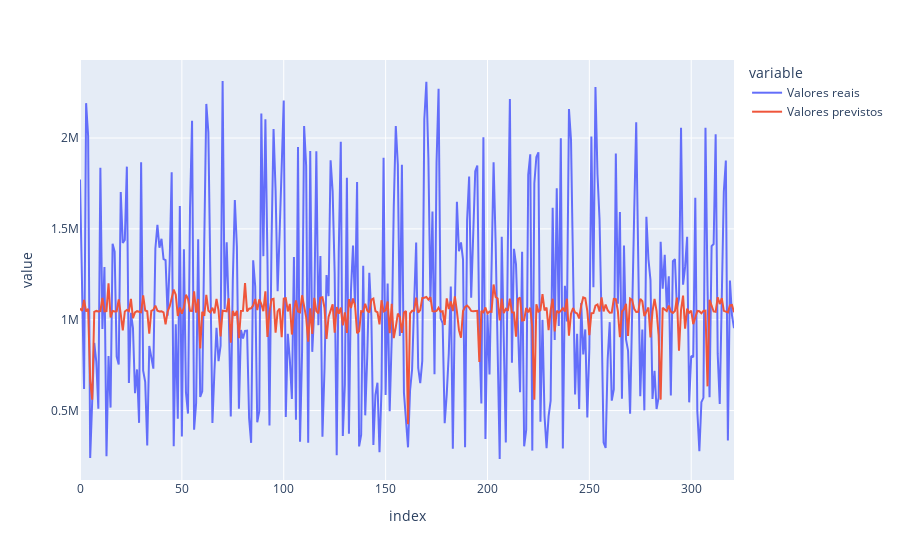

The notebook cell saved with this chart:
### Code cell
# Plotando gráfico de comparação: azul são os dados reais e vermelho a previsão
fig = px.line(comp_forest, y=['Valores reais','Valores previstos'])
fig.show()

### Figure 1 — Plotly figure (JSON) as saved in the notebook; plotly's stock layout.template omitted (floating-point values rounded to 4 significant figures; data arrays with more than 128 entries replaced by an {"elided": "..."} marker saying what was removed)
{"data": [{"hovertemplate": "variable=Valores reais<br>index=%{x}<br>value=%{y}<extra></extra>", "legendgroup": "Valores reais", "line": {"color": "#636efa", "dash": "solid"}, "marker": {"symbol": "circle"}, "mode": "lines", "name": "Valores reais", "orientation": "v", "showlegend": true, "type": "scatter", "x": {"elided": "322 int values"}, "xaxis": "x", "y": {"elided": "322 float values"}, "yaxis": "y"}, {"hovertemplate": "variable=Valores previstos<br>index=%{x}<br>value=%{y}<extra></extra>", "legendgroup": "Valores previstos", "line": {"color": "#EF553B", "dash": "solid"}, "marker": {"symbol": "circle"}, "mode": "lines", "name": "Valores previstos", "orientation": "v", "showlegend": true, "type": "scatter", "x": {"elided": "322 int values"}, "xaxis": "x", "y": {"elided": "322 float values"}, "yaxis": "y"}], "layout": {"legend": {"title": {"text": "variable"}, "tracegroupgap": 0}, "margin": {"t": 60}, "xaxis": {"anchor": "y", "domain": [0, 1], "title": {"text": "index"}}, "yaxis": {"anchor": "x", "domain": [0, 1], "title": {"text": "value"}}}}
